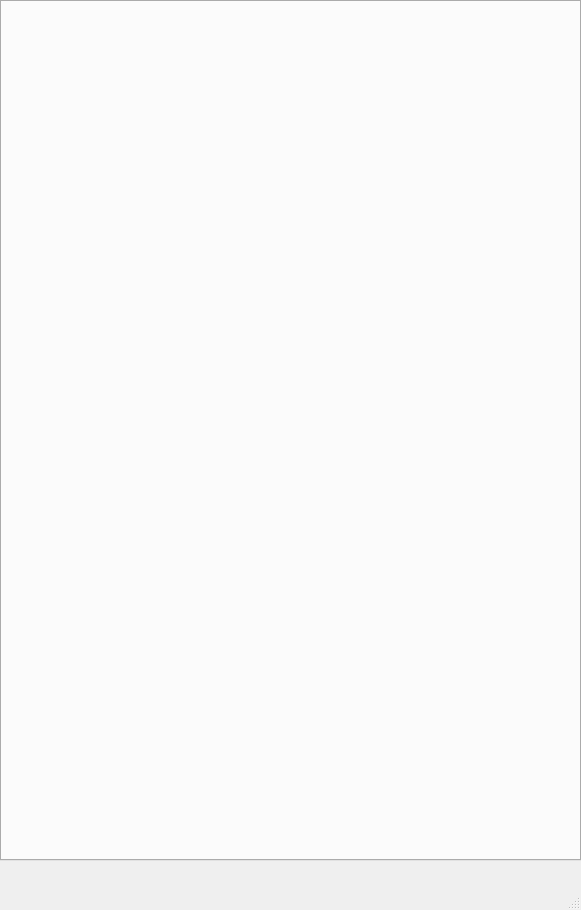
<?xml version="1.0" encoding="UTF-8"?>
<ui version="4.0">
 <class>MainWindow</class>
 <widget class="QMainWindow" name="MainWindow">
  <property name="geometry">
   <rect>
    <x>0</x>
    <y>0</y>
    <width>581</width>
    <height>910</height>
   </rect>
  </property>
  <property name="windowTitle">
   <string>MainWindow</string>
  </property>
  <widget class="QWidget" name="centralwidget">
   <widget class="QTabWidget" name="tabWidget">
    <property name="geometry">
     <rect>
      <x>0</x>
      <y>0</y>
      <width>581</width>
      <height>861</height>
     </rect>
    </property>
    <property name="currentIndex">
     <number>-1</number>
    </property>
   </widget>
  </widget>
  <widget class="QMenuBar" name="menubar">
   <property name="geometry">
    <rect>
     <x>0</x>
     <y>0</y>
     <width>581</width>
     <height>21</height>
    </rect>
   </property>
  </widget>
  <widget class="QStatusBar" name="statusbar"/>
 </widget>
 <resources/>
 <connections/>
</ui>
